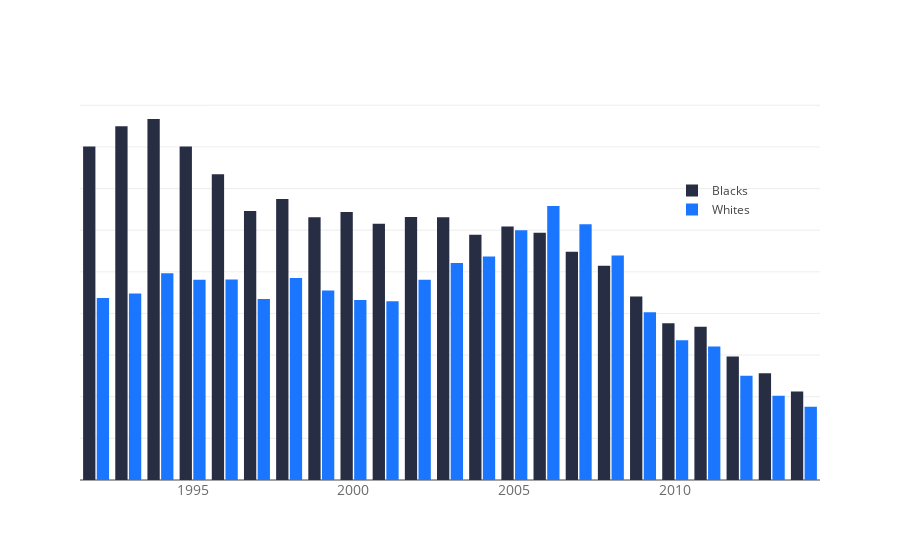

Notebook cell for this chart:
### Code cell
import plotly.plotly as py
import plotly.graph_objs as go

trace1 = go.Bar(
    x=coke_race['year'],
    y=coke_race['countb'],
    name='Blacks',
    marker=dict(
        color='rgb(39, 45, 67)'
    )
)
trace2 = go.Bar(
    x=coke_race['year'],
    y=coke_race['countw'],
    name='Whites',
    marker=dict(
        color='rgb(26, 118, 255)'
    )
)
data = [trace1, trace2]
layout = go.Layout(
    xaxis=dict(
        tickfont=dict(
            size=14,
            color='rgb(107, 107, 107)'
        )
    ),
    yaxis=dict(
        ticks='',
        showticklabels=False
    ),
    legend=dict(x=.8, y=.8,
        bgcolor='rgba(255, 255, 255, 0)',
        bordercolor='rgba(255, 255, 255, 0)'
    ),
    barmode='group',
    bargap=0.15,
    bargroupgap=0.1
)

fig = go.Figure(data=data, layout=layout)
pyo.iplot(fig)

### Figure 1 — Plotly figure (JSON) as saved in the notebook; plotly's stock layout.template omitted (floating-point values rounded to 4 significant figures)
{"data": [{"marker": {"color": "rgb(39, 45, 67)"}, "name": "Blacks", "type": "bar", "uid": "6cf6f806-fcbc-11e8-a2f8-14abc5740b4d", "x": [1992, 1993, 1994, 1995, 1996, 1997, 1998, 1999, 2000, 2001, 2002, 2003, 2004, 2005, 2006, 2007, 2008, 2009, 2010, 2011, 2012, 2013, 2014], "y": [160221, 169929, 173406, 160160, 146900, 129203, 134994, 126251, 128723, 123086, 126390, 126253, 117760, 121754, 118729, 109647, 102867, 88186, 75257, 73602, 59361, 51280, 42534]}, {"marker": {"color": "rgb(26, 118, 255)"}, "name": "Whites", "type": "bar", "uid": "6cf6f807-fcbc-11e8-816f-14abc5740b4d", "x": [1992, 1993, 1994, 1995, 1996, 1997, 1998, 1999, 2000, 2001, 2002, 2003, 2004, 2005, 2006, 2007, 2008, 2009, 2010, 2011, 2012, 2013, 2014], "y": [87443, 89554, 99319, 96244, 96367, 86903, 97033, 91077, 86446, 85864, 96154, 104195, 107352, 120012, 131620, 122886, 107880, 80526, 67177, 64102, 50075, 40431, 35133]}], "layout": {"bargap": 0.15, "bargroupgap": 0.1, "barmode": "group", "legend": {"bgcolor": "rgba(255, 255, 255, 0)", "bordercolor": "rgba(255, 255, 255, 0)", "x": 0.8, "y": 0.8}, "xaxis": {"tickfont": {"color": "rgb(107, 107, 107)", "size": 14}}, "yaxis": {"showticklabels": false, "ticks": ""}}}
